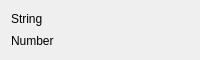
<?xml version="1.0" encoding="UTF-8"?>
<ui version="4.0">
 <class>Dialog</class>
 <widget class="QDialog" name="Dialog">
  <property name="geometry">
   <rect>
    <x>0</x>
    <y>0</y>
    <width>200</width>
    <height>60</height>
   </rect>
  </property>
  <property name="windowTitle">
   <string>Dialog</string>
  </property>
  <layout class="QVBoxLayout" name="verticalLayout">
   <item>
    <widget class="QLabel" name="label">
     <property name="text">
      <string>String</string>
     </property>
    </widget>
   </item>
   <item>
    <widget class="QLabel" name="label_2">
     <property name="text">
      <string>Number</string>
     </property>
    </widget>
   </item>
  </layout>
 </widget>
 <resources/>
 <connections/>
</ui>
